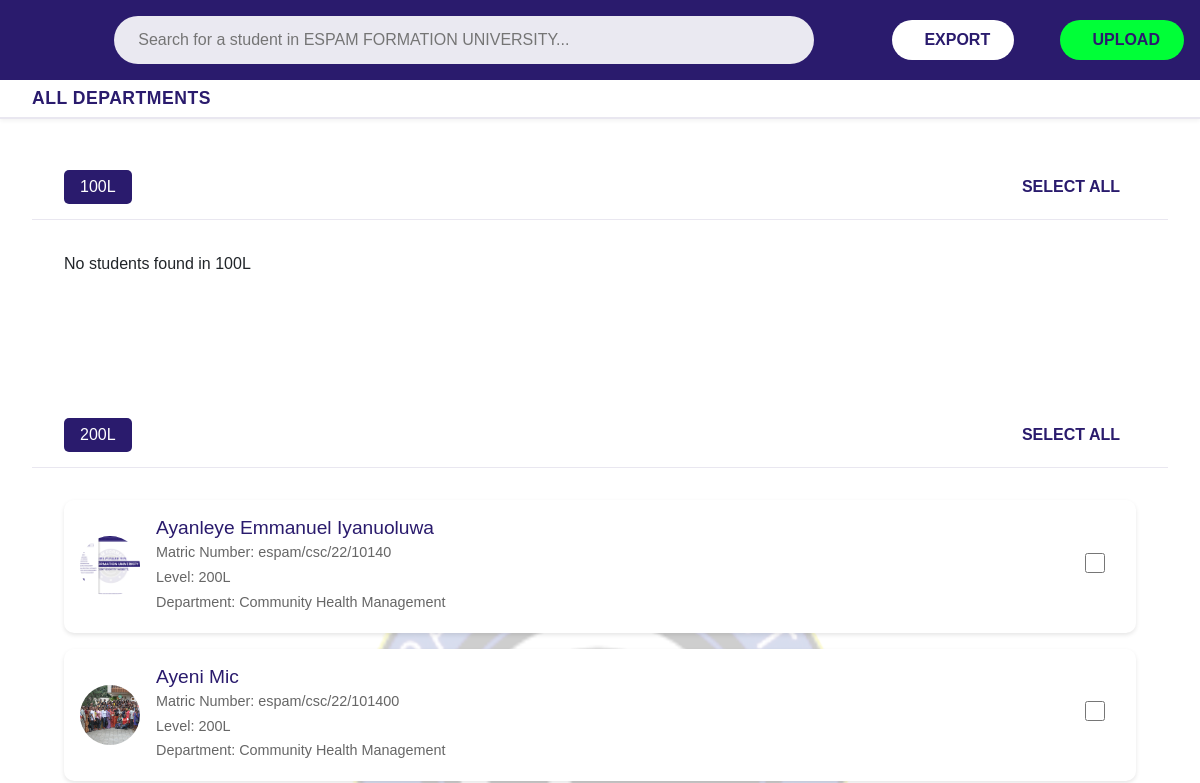
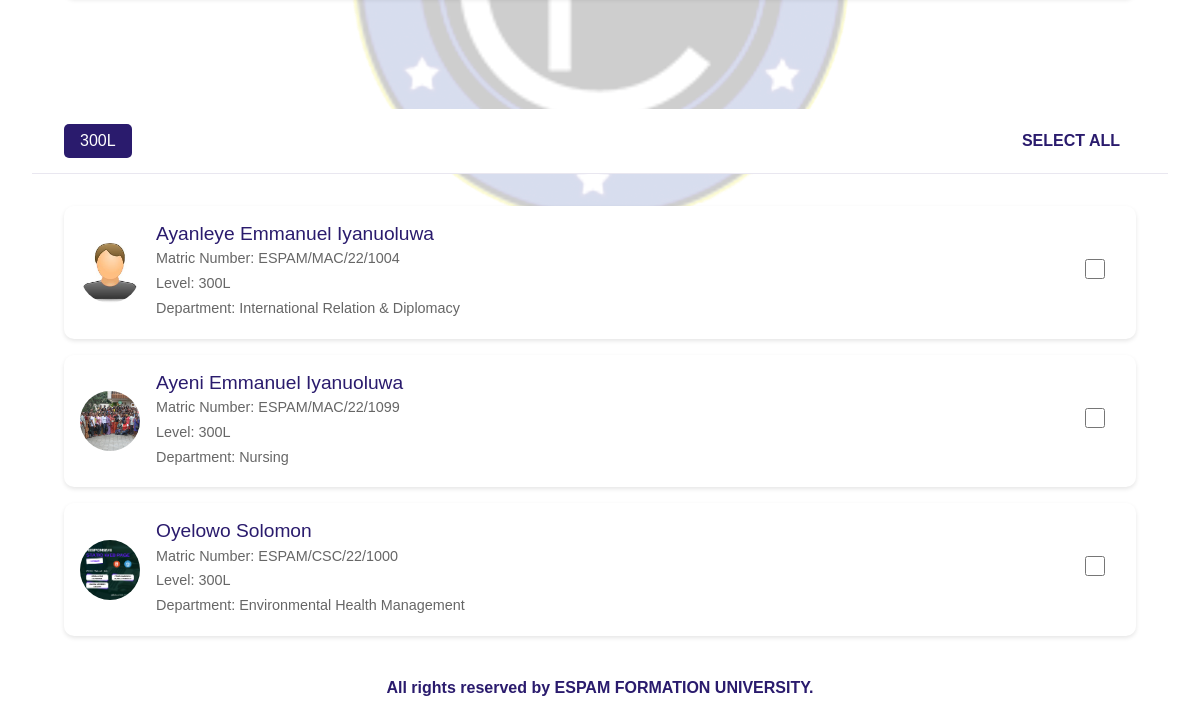
The page /view_students/ (signed in) on the database as committed earlier (2 pictures, top to bottom).
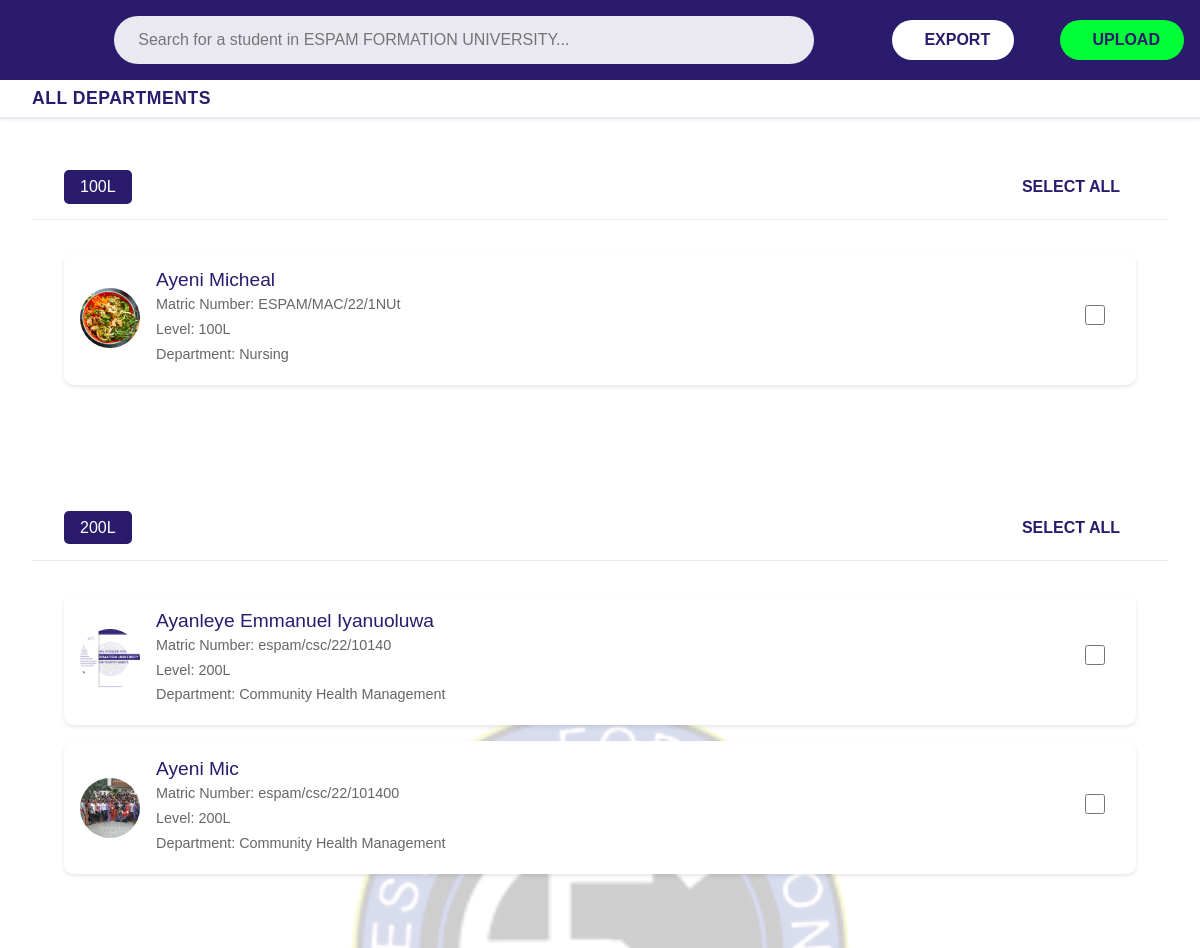
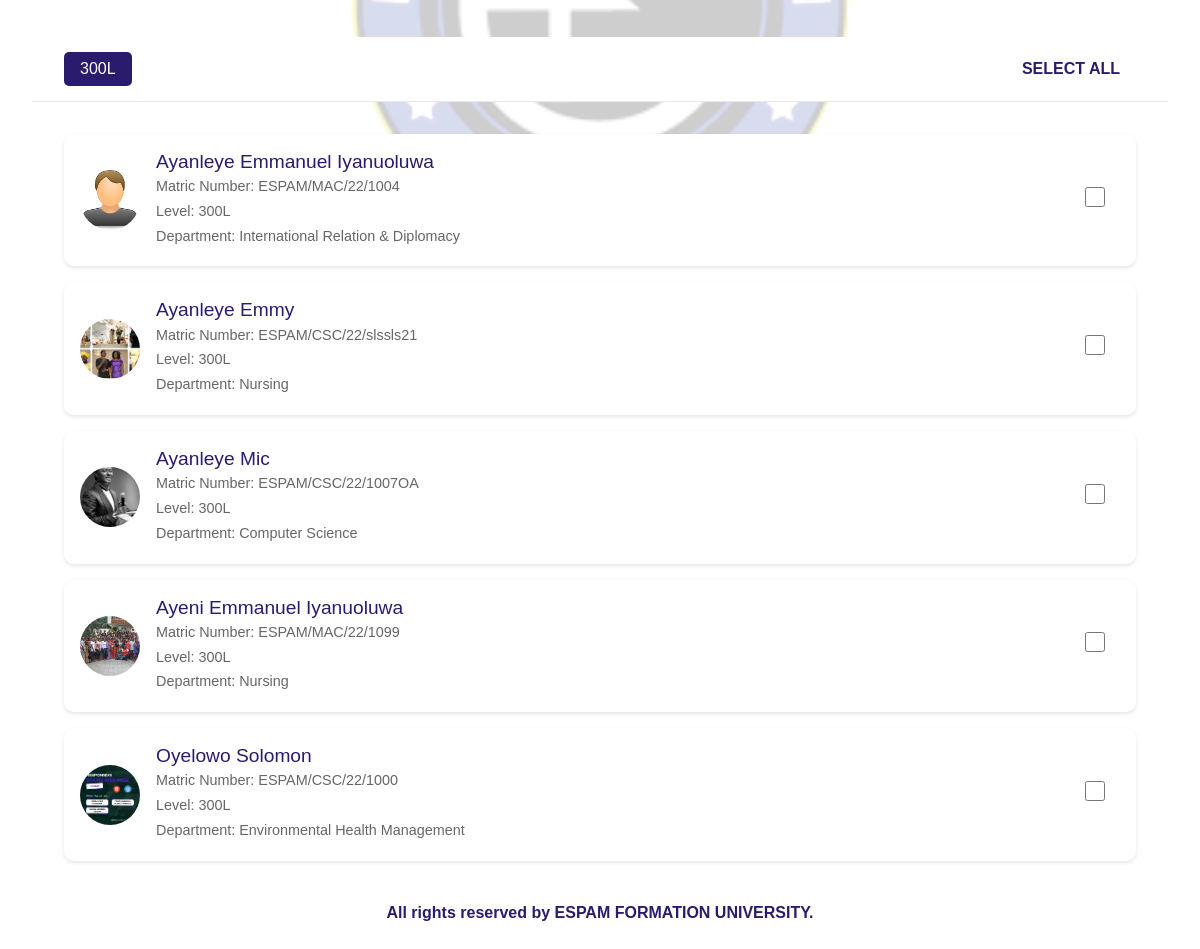
The same page on the database as committed later (2 pictures, top to bottom).
### student_profile/models.py (models this page shows, shortened)
class Student(models.Model):
    DEPARTMENT_CHOICES = [
        ('Sociology', 'Sociology'),
        ('Economics', 'Economics'),
        ('Political Science', 'Political Science'),
        ('Computer Science', 'Computer Science'),
        ('Mass Communication', 'Mass Communication'),
        ('Accounting & Finance', 'Accounting & Finance'),
        ('Public Administration', 'Public Administration'),
        ('Business Administration', 'Business Administration'),
        ('Human Resource Management', 'Human Resource Management'),
        ('International Relation & Diplomacy', 'International Relations & Diplomacy'),
        ('Environmental Health Management', 'Environmental Health Management'),
        ('Community Health Management', 'Community Health Management'),
        ('Nursing', 'Nursing'),
    ]
    surname = models.CharField(max_length=100)
    other_names = models.CharField(max_length=150)
    date_of_birth = models.DateField()
    level = models.CharField(max_length=10)
    department = models.CharField(max_length=50, choices=DEPARTMENT_CHOICES)
    matric_number = models.CharField(max_length=50, unique=True)
    photo = models.ImageField(upload_to='students/photos/', blank=True, null=True)

### student_profile/views.py (the view)
    def wrap(request, *args, **kwargs):
        if request.user.is_authenticated and request.user.role == 'admin':
            return view_func(request, *args, **kwargs)
        else:
            messages.error(request, "You must be logged in as an admin to access this page.")
            return redirect('login')

### student_profile/templatetags/custom_filters.py (called while the page is built)
@register.filter(name='get_item')
def get_item(dictionary, key):
    return dictionary.get(key, [])

### student_profile/views.py (called while the page is built)
def admin_required(view_func):
    def wrap(request, *args, **kwargs):
        if request.user.is_authenticated and request.user.role == 'admin':
            return view_func(request, *args, **kwargs)
        else:
            messages.error(request, "You must be logged in as an admin to access this page.")
            return redirect('login')
    return wrap

### templates/view_student.html (shortened to what the changed rows need)
{% load static %} {% load custom_filters %}
<!DOCTYPE html>
<html lang="en">
  <head>
    <link
      href="https://cdn.jsdelivr.net/npm/bootstrap@5.3.0/dist/css/bootstrap.min.css"
      rel="stylesheet"
    />
    <link href="https://cdn.lineicons.com/4.0/lineicons.css" rel="stylesheet" />
    <link
      rel="stylesheet"
      type="text/css"
      href="{% static 'css/style.css' %}"
    />
  </head>
  <body>
    <div class="dashboard-main">
      <main class="student-list-wrapper">
        <div class="department-header">
          <h2 class="department-title">
            {% if is_search %}
              Search Results for "{{ search_term }}"
            {% elif selected_dept %}
              {{ department_name }}
            {% else %}
              All Departments
            {% endif %}
          </h2>
        </div>
        {% for level in levels %}
          <div class="level-section">
            <div class="level-header">
              <span class="level-tag">{{ level }}L</span>
              <button onclick="toggleAll('{{ level }}')" class="select-all-btn">
                SELECT ALL
              </button>
            </div>
            <div class="student-list">
              {% with level_students=students_by_level|get_item:level %}
                {% if level_students %}
                  {% for student in level_students %}
                    <div class="student-card">
                      <a href="{% url 'student_details' student.id %}" class="student-info text-decoration-none">
                        {% if student.photo %}
                          <img
                            src="{{ student.photo.url }}"
                            alt="{{ student.surname }}'s photo"
                            class="student-image"
                          />
                        {% else %}
                          <img
                            src="{% static 'images/images.jpeg' %}"
                            alt="Default photo"
                            class="student-image"
                          />
                        {% endif %}
                        <div class="student-details">
                          <h3>{{ student.surname }} {{ student.other_names }}</h3>
                          <p>Matric Number: {{ student.matric_number }}</p>
                          <p>Level: {{ student.level }}L</p>
                          <p>Department: {{ student.department }}</p>
                        </div>
                      </a>
                      <div class="student-select">
                        <input
                          type="checkbox"
                          class="student-checkbox level-{{ level }}"
                          value="{{ student.id }}"
                        />
                      </div>
                    </div>
                  {% endfor %}
                {% else %}
                  <div class="no-students">
                    {% if is_search %}
                      <p>No students found in {{ level }}L matching "{{ search_term }}"</p>
                    {% else %}
                      <p>No students found in {{ level }}L</p>
                    {% endif %}
                  </div>
                {% endif %}
              {% endwith %}
            </div>
          </div>
        {% endfor %}
      </main>
    </div>
  </body>
</html>

Rows that differ between the two databases and show on the page:
added Student: photo (picture), surname "Ayeni", other_names "Micheal", matric_number "ESPAM/MAC/22/1NUt", level "100", department "Nursing"
added Student: photo (picture), surname "Ayanleye", other_names "Emmy", matric_number "ESPAM/CSC/22/slssls21", level "300", department "Nursing"
added Student: photo (picture), surname "Ayanleye", other_names "Mic", matric_number "ESPAM/CSC/22/1007OA", level "300", department "Computer Science"
Other text that changed with them:
new list line: "100 L SELECT ALL"
list line gone: "100 L SELECT ALL No students found in 100 L"
